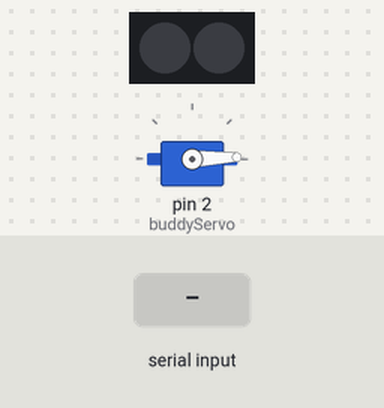
Recording of a sketch running on a simulated Arduino Uno, built with avr-gcc and run on an emulated ATmega328P. Parts: servo, 2 RGB LEDs in strip order, left to right. The inputs (shaded band) are chosen by the test bench.

Above: at 1.2 s.
1.3 s: "2" received over Serial
At 2.5 s:
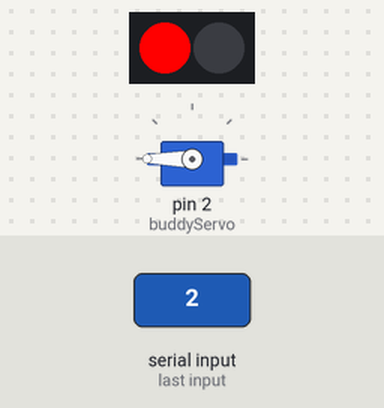
2.8 s: "3" received over Serial
At 3.7 s:
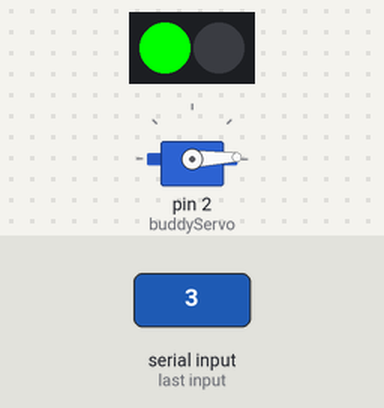
4.3 s: "1" received over Serial
At 4.8 s:
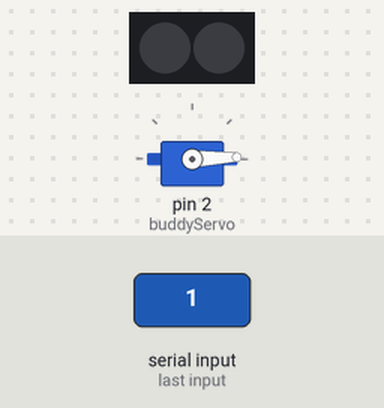
Timing chart, 0 to 7.3 s (numbered marks = the images above; inputs shaded):
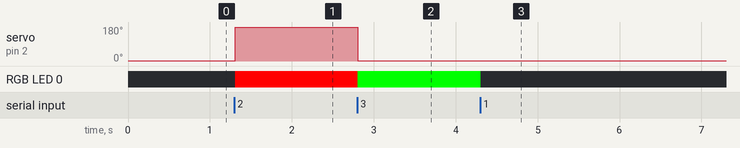

The sketch:

seeedBuddyLED.ino
```cpp
#include <ChainableLED.h>
#include <Servo.h>

#define NUM_LEDS  2

Servo buddyServo;
ChainableLED leds(4,5, NUM_LEDS);
char incomingByte;


void setup() {
  Serial.begin(9600);

  // set up Servo to work with Pin D4.
  buddyServo.attach(2);

  // 2 is calibrated as neutral servo state. This is happy state.
  buddyServo.write(2);
  leds.setColorRGB(0,0,0,255);
  leds.setColorRGB(0,0,0,0);


}

void loop() {
  // put your main code here, to run repeatedly:

  if (Serial.available() > 0) {
    //Serial.println("test");
    // read the oldest byte in the serial buffer:
    incomingByte = Serial.read();
    //Serial.println(incomingByte);
    if (incomingByte == '1') {
      // neutral state. Set LED to 0. And Neutral position for servo
      buddyServo.write(2);
      leds.setColorRGB(0, 0,0,0);
    }

    if (incomingByte == '2'){
      // angry state. Set LED to 255,0,0. Rotate to position angry (180)
      buddyServo.write(180);
      leds.setColorRGB(0,255,0,0);
    }

    if (incomingByte == '3'){
      // happy state. SET LEd to 0,255,0. Make sure position is happy (2)
      buddyServo.write(2);
      leds.setColorRGB(0,0,255,0);
    }
  }

}
```

Measured:
- after the input at 1.3 s, servo on pin 2 (buddyServo): 2° → 180° at once; RGB LED 0: off → RGB(255, 0, 0) at once
- after the input at 2.8 s, servo on pin 2 (buddyServo): 180° → 2° at once; RGB LED 0: RGB(255, 0, 0) → RGB(0, 255, 0) at once
- after the input at 4.3 s, RGB LED 0: RGB(0, 255, 0) → off at once
